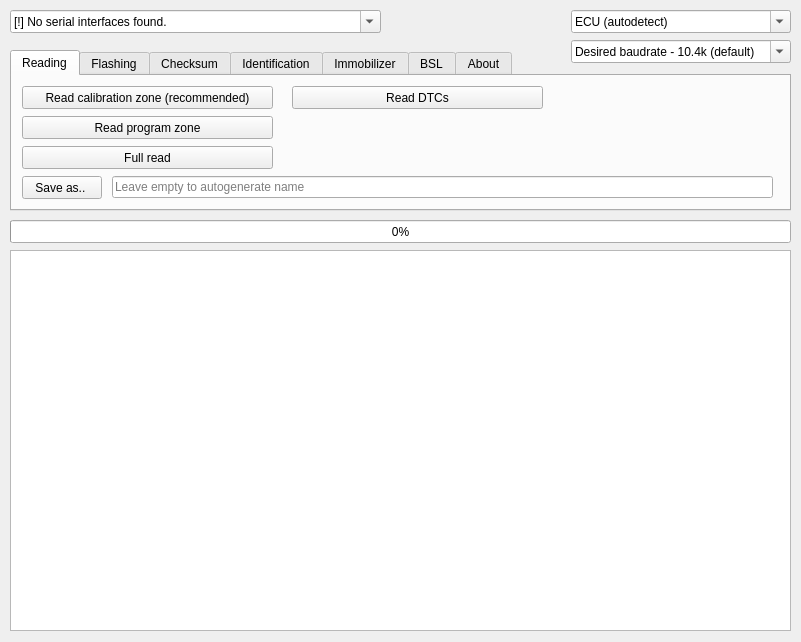
<?xml version="1.0" encoding="UTF-8"?>
<ui version="4.0">
 <class>GKFlasher</class>
 <widget class="QWidget" name="GKFlasher">
  <property name="geometry">
   <rect>
    <x>0</x>
    <y>0</y>
    <width>801</width>
    <height>642</height>
   </rect>
  </property>
  <property name="minimumSize">
   <size>
    <width>801</width>
    <height>642</height>
   </size>
  </property>
  <property name="maximumSize">
   <size>
    <width>801</width>
    <height>642</height>
   </size>
  </property>
  <property name="windowTitle">
   <string>GKFlasher</string>
  </property>
  <property name="windowIcon">
   <iconset>
    <normaloff>../assets/Siemens_T_Logo.ico</normaloff>../assets/Siemens_T_Logo.ico</iconset>
  </property>
  <widget class="QTabWidget" name="tabWidget">
   <property name="geometry">
    <rect>
     <x>10</x>
     <y>50</y>
     <width>781</width>
     <height>161</height>
    </rect>
   </property>
   <property name="currentIndex">
    <number>0</number>
   </property>
   <widget class="QWidget" name="tab_reading">
    <attribute name="title">
     <string>Reading</string>
    </attribute>
    <widget class="QPushButton" name="readCalibrationZone">
     <property name="geometry">
      <rect>
       <x>10</x>
       <y>10</y>
       <width>251</width>
       <height>23</height>
      </rect>
     </property>
     <property name="text">
      <string>Read calibration zone (recommended)</string>
     </property>
    </widget>
    <widget class="QPushButton" name="readProgramZone">
     <property name="geometry">
      <rect>
       <x>10</x>
       <y>40</y>
       <width>251</width>
       <height>23</height>
      </rect>
     </property>
     <property name="text">
      <string>Read program zone</string>
     </property>
    </widget>
    <widget class="QPushButton" name="readFull">
     <property name="geometry">
      <rect>
       <x>10</x>
       <y>70</y>
       <width>251</width>
       <height>23</height>
      </rect>
     </property>
     <property name="text">
      <string>Full read</string>
     </property>
    </widget>
    <widget class="QPushButton" name="readingFileBtn">
     <property name="geometry">
      <rect>
       <x>10</x>
       <y>100</y>
       <width>80</width>
       <height>23</height>
      </rect>
     </property>
     <property name="text">
      <string>Save as.. </string>
     </property>
    </widget>
    <widget class="QLineEdit" name="readingFileInput">
     <property name="geometry">
      <rect>
       <x>100</x>
       <y>100</y>
       <width>661</width>
       <height>22</height>
      </rect>
     </property>
     <property name="placeholderText">
      <string>Leave empty to autogenerate name</string>
     </property>
    </widget>
    <widget class="QPushButton" name="readDtcs">
     <property name="geometry">
      <rect>
       <x>280</x>
       <y>10</y>
       <width>251</width>
       <height>23</height>
      </rect>
     </property>
     <property name="text">
      <string>Read DTCs</string>
     </property>
    </widget>
   </widget>
   <widget class="QWidget" name="tab_flashing">
    <attribute name="title">
     <string>Flashing</string>
    </attribute>
    <widget class="QPushButton" name="flashingFileBtn">
     <property name="geometry">
      <rect>
       <x>10</x>
       <y>10</y>
       <width>80</width>
       <height>23</height>
      </rect>
     </property>
     <property name="text">
      <string>Select file..</string>
     </property>
     <property name="flat">
      <bool>false</bool>
     </property>
    </widget>
    <widget class="QLineEdit" name="flashingFileInput">
     <property name="geometry">
      <rect>
       <x>100</x>
       <y>10</y>
       <width>661</width>
       <height>22</height>
      </rect>
     </property>
    </widget>
    <widget class="QPushButton" name="flashingCalibrationBtn">
     <property name="geometry">
      <rect>
       <x>10</x>
       <y>40</y>
       <width>231</width>
       <height>23</height>
      </rect>
     </property>
     <property name="text">
      <string>Flash calibration (recommended)</string>
     </property>
    </widget>
    <widget class="QPushButton" name="flashingProgramBtn">
     <property name="geometry">
      <rect>
       <x>10</x>
       <y>70</y>
       <width>231</width>
       <height>23</height>
      </rect>
     </property>
     <property name="text">
      <string>Flash program</string>
     </property>
    </widget>
    <widget class="QPushButton" name="flashingFullBtn">
     <property name="geometry">
      <rect>
       <x>10</x>
       <y>100</y>
       <width>231</width>
       <height>23</height>
      </rect>
     </property>
     <property name="text">
      <string>Full flash</string>
     </property>
    </widget>
    <widget class="QPushButton" name="flashingClearAVBtn">
     <property name="geometry">
      <rect>
       <x>260</x>
       <y>40</y>
       <width>231</width>
       <height>23</height>
      </rect>
     </property>
     <property name="text">
      <string>Clear adaptive values</string>
     </property>
    </widget>
   </widget>
   <widget class="QWidget" name="tab_checksum">
    <attribute name="title">
     <string>Checksum</string>
    </attribute>
    <widget class="QPushButton" name="checksumFileBtn">
     <property name="geometry">
      <rect>
       <x>10</x>
       <y>10</y>
       <width>80</width>
       <height>23</height>
      </rect>
     </property>
     <property name="text">
      <string>Select file..</string>
     </property>
     <property name="flat">
      <bool>false</bool>
     </property>
    </widget>
    <widget class="QLineEdit" name="checksumFileInput">
     <property name="geometry">
      <rect>
       <x>100</x>
       <y>10</y>
       <width>661</width>
       <height>22</height>
      </rect>
     </property>
    </widget>
    <widget class="QPushButton" name="checksumCorrectBtn">
     <property name="geometry">
      <rect>
       <x>10</x>
       <y>40</y>
       <width>131</width>
       <height>23</height>
      </rect>
     </property>
     <property name="text">
      <string>Correct checksum</string>
     </property>
    </widget>
    <widget class="QFrame" name="lineSwapFrame">
     <property name="geometry">
      <rect>
       <x>540</x>
       <y>40</y>
       <width>221</width>
       <height>81</height>
      </rect>
     </property>
     <property name="frameShape">
      <enum>QFrame::StyledPanel</enum>
     </property>
     <property name="frameShadow">
      <enum>QFrame::Raised</enum>
     </property>
     <property name="lineWidth">
      <number>10</number>
     </property>
     <property name="midLineWidth">
      <number>0</number>
     </property>
     <widget class="QPushButton" name="binToSieBtn">
      <property name="geometry">
       <rect>
        <x>30</x>
        <y>20</y>
        <width>161</width>
        <height>23</height>
       </rect>
      </property>
      <property name="text">
       <string>BIN &gt; SIE Converter</string>
      </property>
     </widget>
     <widget class="QLabel" name="lineSwapLabel">
      <property name="geometry">
       <rect>
        <x>20</x>
        <y>1</y>
        <width>181</width>
        <height>20</height>
       </rect>
      </property>
      <property name="text">
       <string>Chip-off (Line Swap)</string>
      </property>
     </widget>
     <widget class="QPushButton" name="sieToBinBtn">
      <property name="geometry">
       <rect>
        <x>30</x>
        <y>50</y>
        <width>161</width>
        <height>23</height>
       </rect>
      </property>
      <property name="text">
       <string>SIE &gt; BIN Converter</string>
      </property>
     </widget>
    </widget>
   </widget>
   <widget class="QWidget" name="tab_id">
    <attribute name="title">
     <string>Identification</string>
    </attribute>
    <widget class="QPushButton" name="displayECUID">
     <property name="geometry">
      <rect>
       <x>10</x>
       <y>10</y>
       <width>191</width>
       <height>21</height>
      </rect>
     </property>
     <property name="text">
      <string>Display ECU Identification</string>
     </property>
    </widget>
   </widget>
   <widget class="QWidget" name="tab_immo">
    <attribute name="title">
     <string>Immobilizer</string>
    </attribute>
    <widget class="QPushButton" name="immoInfoBtn">
     <property name="geometry">
      <rect>
       <x>10</x>
       <y>10</y>
       <width>191</width>
       <height>21</height>
      </rect>
     </property>
     <property name="text">
      <string>Display Information</string>
     </property>
    </widget>
    <widget class="QPushButton" name="smartraNeturalizeBtn">
     <property name="geometry">
      <rect>
       <x>210</x>
       <y>10</y>
       <width>191</width>
       <height>21</height>
      </rect>
     </property>
     <property name="text">
      <string>Smartra Neutralize</string>
     </property>
    </widget>
    <widget class="QPushButton" name="limpHomeModeBtn">
     <property name="geometry">
      <rect>
       <x>10</x>
       <y>40</y>
       <width>191</width>
       <height>21</height>
      </rect>
     </property>
     <property name="text">
      <string>Limp Home Mode</string>
     </property>
    </widget>
    <widget class="QPushButton" name="teachKeysBtn">
     <property name="geometry">
      <rect>
       <x>210</x>
       <y>40</y>
       <width>191</width>
       <height>21</height>
      </rect>
     </property>
     <property name="text">
      <string>Teach Keys</string>
     </property>
    </widget>
    <widget class="QPushButton" name="immoResetBtn">
     <property name="geometry">
      <rect>
       <x>10</x>
       <y>70</y>
       <width>191</width>
       <height>21</height>
      </rect>
     </property>
     <property name="text">
      <string>Immo Reset</string>
     </property>
    </widget>
    <widget class="QPushButton" name="limpHomePasswordChangeBtn">
     <property name="geometry">
      <rect>
       <x>210</x>
       <y>70</y>
       <width>191</width>
       <height>21</height>
      </rect>
     </property>
     <property name="text">
      <string>Limp Home Password Change</string>
     </property>
    </widget>
    <widget class="QPushButton" name="readVinBtn">
     <property name="geometry">
      <rect>
       <x>10</x>
       <y>100</y>
       <width>191</width>
       <height>21</height>
      </rect>
     </property>
     <property name="text">
      <string>Read VIN</string>
     </property>
    </widget>
    <widget class="QPushButton" name="writeVinBtn">
     <property name="geometry">
      <rect>
       <x>210</x>
       <y>100</y>
       <width>191</width>
       <height>21</height>
      </rect>
     </property>
     <property name="text">
      <string>Write VIN</string>
     </property>
    </widget>
    <widget class="QFrame" name="vinToPinFrame">
     <property name="geometry">
      <rect>
       <x>420</x>
       <y>10</y>
       <width>251</width>
       <height>71</height>
      </rect>
     </property>
     <property name="frameShape">
      <enum>QFrame::StyledPanel</enum>
     </property>
     <property name="frameShadow">
      <enum>QFrame::Raised</enum>
     </property>
     <property name="lineWidth">
      <number>10</number>
     </property>
     <property name="midLineWidth">
      <number>0</number>
     </property>
     <widget class="QPushButton" name="vinToPinBtn">
      <property name="geometry">
       <rect>
        <x>30</x>
        <y>30</y>
        <width>191</width>
        <height>23</height>
       </rect>
      </property>
      <property name="text">
       <string>Enter VIN Number</string>
      </property>
     </widget>
     <widget class="QLabel" name="vinToPinLabel">
      <property name="geometry">
       <rect>
        <x>20</x>
        <y>1</y>
        <width>211</width>
        <height>20</height>
       </rect>
      </property>
      <property name="text">
       <string>Smartra VIN to PIN Calculator</string>
      </property>
     </widget>
    </widget>
   </widget>
   <widget class="QWidget" name="tab_bsl">
    <attribute name="title">
     <string>BSL</string>
    </attribute>
    <widget class="QPushButton" name="bslHwInfoBtn">
     <property name="geometry">
      <rect>
       <x>10</x>
       <y>40</y>
       <width>191</width>
       <height>21</height>
      </rect>
     </property>
     <property name="text">
      <string>Display HW Info</string>
     </property>
    </widget>
    <widget class="QPushButton" name="bslReadIntRomBtn">
     <property name="geometry">
      <rect>
       <x>210</x>
       <y>40</y>
       <width>191</width>
       <height>21</height>
      </rect>
     </property>
     <property name="text">
      <string>Read IROM / IFLASH</string>
     </property>
    </widget>
    <widget class="QPushButton" name="bslReadExtFlashBtn">
     <property name="geometry">
      <rect>
       <x>10</x>
       <y>70</y>
       <width>191</width>
       <height>21</height>
      </rect>
     </property>
     <property name="text">
      <string>Read External Flash</string>
     </property>
    </widget>
    <widget class="QPushButton" name="bslWriteExtFlashBtn">
     <property name="geometry">
      <rect>
       <x>210</x>
       <y>70</y>
       <width>191</width>
       <height>21</height>
      </rect>
     </property>
     <property name="text">
      <string>Write External Flash</string>
     </property>
    </widget>
    <widget class="QTextEdit" name="bslOutput">
     <property name="geometry">
      <rect>
       <x>10</x>
       <y>100</y>
       <width>751</width>
       <height>21</height>
      </rect>
     </property>
     <property name="verticalScrollBarPolicy">
      <enum>Qt::ScrollBarAlwaysOff</enum>
     </property>
    </widget>
    <widget class="QLineEdit" name="bslFileInput">
     <property name="geometry">
      <rect>
       <x>100</x>
       <y>10</y>
       <width>661</width>
       <height>22</height>
      </rect>
     </property>
     <property name="placeholderText">
      <string>Leave empty to autogenerate name</string>
     </property>
    </widget>
    <widget class="QPushButton" name="bslFileBtn">
     <property name="geometry">
      <rect>
       <x>10</x>
       <y>10</y>
       <width>80</width>
       <height>23</height>
      </rect>
     </property>
     <property name="text">
      <string>Select file.. </string>
     </property>
    </widget>
   </widget>
   <widget class="QWidget" name="about">
    <attribute name="title">
     <string>About</string>
    </attribute>
    <widget class="QTextBrowser" name="textBrowser">
     <property name="geometry">
      <rect>
       <x>0</x>
       <y>0</y>
       <width>781</width>
       <height>138</height>
      </rect>
     </property>
     <property name="verticalScrollBarPolicy">
      <enum>Qt::ScrollBarAlwaysOff</enum>
     </property>
     <property name="horizontalScrollBarPolicy">
      <enum>Qt::ScrollBarAlwaysOff</enum>
     </property>
     <property name="html">
      <string>&lt;!DOCTYPE HTML PUBLIC &quot;-//W3C//DTD HTML 4.0//EN&quot; &quot;http://www.w3.org/TR/REC-html40/strict.dtd&quot;&gt;
&lt;html&gt;&lt;head&gt;&lt;meta name=&quot;qrichtext&quot; content=&quot;1&quot; /&gt;&lt;meta charset=&quot;utf-8&quot; /&gt;&lt;style type=&quot;text/css&quot;&gt;
p, li { white-space: pre-wrap; }
&lt;/style&gt;&lt;/head&gt;&lt;body style=&quot; font-family:'System Font'; font-size:10pt; font-weight:400; font-style:normal;&quot;&gt;
&lt;p style=&quot; margin-top:0px; margin-bottom:0px; margin-left:0px; margin-right:0px; -qt-block-indent:0; text-indent:0px;&quot;&gt;&lt;span style=&quot; font-family:'MS Shell Dlg 2'; font-size:8.25pt;&quot;&gt;https://opengk.com&lt;/span&gt;&lt;/p&gt;
&lt;p style=&quot;-qt-paragraph-type:empty; margin-top:0px; margin-bottom:0px; margin-left:0px; margin-right:0px; -qt-block-indent:0; text-indent:0px; font-family:'MS Shell Dlg 2'; font-size:8.25pt;&quot;&gt;&lt;br /&gt;&lt;/p&gt;
&lt;p style=&quot; margin-top:0px; margin-bottom:0px; margin-left:0px; margin-right:0px; -qt-block-indent:0; text-indent:0px;&quot;&gt;Created by:&lt;/p&gt;
&lt;p style=&quot; margin-top:0px; margin-bottom:0px; margin-left:0px; margin-right:0px; -qt-block-indent:0; text-indent:0px;&quot;&gt;&lt;span style=&quot; font-weight:696;&quot;&gt;dante383&lt;/span&gt; https://github.com/dante383&lt;/p&gt;
&lt;p style=&quot; margin-top:0px; margin-bottom:0px; margin-left:0px; margin-right:0px; -qt-block-indent:0; text-indent:0px;&quot;&gt;&lt;span style=&quot; font-weight:696;&quot;&gt;dmg210&lt;/span&gt; https://github.com/dmg210&lt;/p&gt;
&lt;p style=&quot;-qt-paragraph-type:empty; margin-top:0px; margin-bottom:0px; margin-left:0px; margin-right:0px; -qt-block-indent:0; text-indent:0px;&quot;&gt;&lt;br /&gt;&lt;/p&gt;
&lt;p style=&quot; margin-top:0px; margin-bottom:0px; margin-left:0px; margin-right:0px; -qt-block-indent:0; text-indent:0px;&quot;&gt;Special thanks:&lt;/p&gt;
&lt;p style=&quot; margin-top:0px; margin-bottom:0px; margin-left:0px; margin-right:0px; -qt-block-indent:0; text-indent:0px;&quot;&gt;&lt;span style=&quot; font-weight:696;&quot;&gt;chase206  KyleM  Rob46&lt;/span&gt;&lt;/p&gt;&lt;/body&gt;&lt;/html&gt;</string>
     </property>
    </widget>
   </widget>
  </widget>
  <widget class="QComboBox" name="interfacesBox">
   <property name="geometry">
    <rect>
     <x>10</x>
     <y>10</y>
     <width>371</width>
     <height>23</height>
    </rect>
   </property>
   <property name="editable">
    <bool>true</bool>
   </property>
   <property name="currentText">
    <string>[!] No serial interfaces found.</string>
   </property>
  </widget>
  <widget class="QProgressBar" name="progressBar">
   <property name="geometry">
    <rect>
     <x>10</x>
     <y>220</y>
     <width>781</width>
     <height>23</height>
    </rect>
   </property>
   <property name="value">
    <number>0</number>
   </property>
  </widget>
  <widget class="QTextEdit" name="logOutput">
   <property name="geometry">
    <rect>
     <x>10</x>
     <y>250</y>
     <width>781</width>
     <height>381</height>
    </rect>
   </property>
  </widget>
  <widget class="QComboBox" name="ecusBox">
   <property name="geometry">
    <rect>
     <x>571</x>
     <y>10</y>
     <width>220</width>
     <height>23</height>
    </rect>
   </property>
   <property name="editable">
    <bool>true</bool>
   </property>
   <property name="currentText">
    <string>ECU (autodetect)</string>
   </property>
  </widget>
  <widget class="QComboBox" name="baudratesBox">
   <property name="geometry">
    <rect>
     <x>571</x>
     <y>40</y>
     <width>220</width>
     <height>23</height>
    </rect>
   </property>
   <property name="editable">
    <bool>true</bool>
   </property>
   <property name="currentText">
    <string>Desired baudrate - 10.4k (default)</string>
   </property>
  </widget>
 </widget>
 <resources/>
 <connections/>
</ui>
